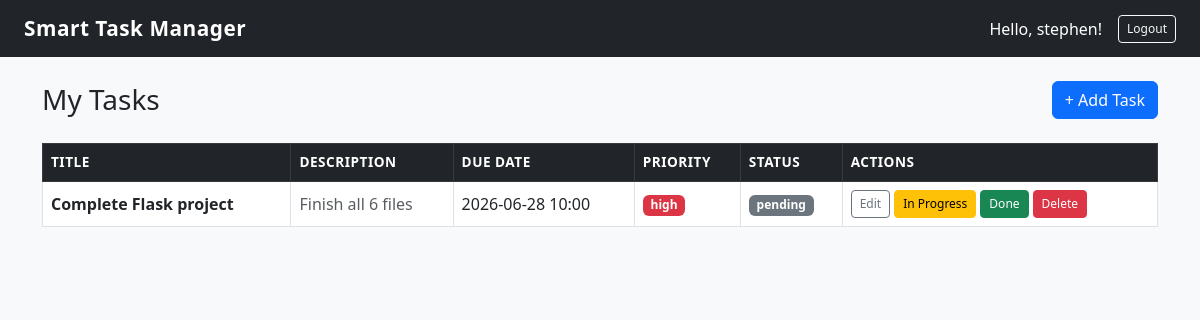
The page / (signed in) on the database its author committed.
### tables this page shows
CREATE TABLE tasks (
            id INTEGER PRIMARY KEY AUTOINCREMENT,
            user_id INTEGER NOT NULL,
            title TEXT NOT NULL,
            description TEXT,
            due_date DATETIME,
            priority TEXT DEFAULT 'medium',
            status TEXT DEFAULT 'pending',
            remind_email INTEGER DEFAULT 1,
            remind_sms INTEGER DEFAULT 0,
            created_at DATETIME DEFAULT CURRENT_TIMESTAMP,
            FOREIGN KEY (user_id) REFERENCES users(id)
        );

### app.py (the view)
@app.route("/")
@login_required
def dashboard():
    user_id = session["user_id"]
    username = session["username"]
    tasks = get_tasks_by_user(user_id)
    return render_template("dashboard.html", tasks=tasks, username=username)

### auth.py (called while the page is built)
def login_required(f):
    @wraps(f)
    def decorated_function(*args, **kwargs):
        if "user_id" not in session:
            flash("Please login to access this page.", "error")
            return redirect(url_for("auth.login"))
        return f(*args, **kwargs)
    return decorated_function

### models.py (called while the page is built)
def get_connection():
    conn = sqlite3.connect(DB_PATH)
    conn.row_factory = sqlite3.Row
    return conn

def get_tasks_by_user(user_id):
    conn = get_connection()
    cursor = conn.cursor()
    cursor.execute("""
        SELECT * FROM tasks WHERE user_id = ? ORDER BY due_date ASC
    """, (user_id,))
    tasks = cursor.fetchall()
    conn.close()
    return tasks

### templates/dashboard.html
{% extends "base.html" %}
{% block content %}
<div class="d-flex justify-content-between align-items-center mb-4">
    <h3 class="mb-0">My Tasks</h3>
    <a href="/add_task" class="btn btn-primary">+ Add Task</a>
</div>
{% if tasks %}
<div class="table-responsive">
    <table class="table table-bordered table-hover align-middle">
        <thead class="table-dark">
            <tr>
                <th>Title</th>
                <th>Description</th>
                <th>Due Date</th>
                <th>Priority</th>
                <th>Status</th>
                <th>Actions</th>
            </tr>
        </thead>
        <tbody>
            {% for task in tasks %}
            <tr>
                <td class="fw-semibold">{{ task["title"] }}</td>
                <td class="text-muted">{{ task["description"] or "—" }}</td>
                <td>{{ task["due_date"] }}</td>
                <td>
                    <span class="badge {% if task['priority'] == 'high' %}bg-danger{% elif task['priority'] == 'medium' %}bg-warning text-dark{% else %}bg-success{% endif %}">
                        {{ task["priority"] }}
                    </span>
                </td>
                <td>
                    <span class="badge {% if task['status'] == 'done' %}bg-success{% elif task['status'] == 'in_progress' %}bg-primary{% else %}bg-secondary{% endif %}">
                        {{ task["status"] }}
                    </span>
                </td>
                <td>
                    <div class="d-flex gap-1 flex-wrap">
                        <a href="/edit_task/{{ task['id'] }}" class="btn btn-outline-secondary btn-sm">Edit</a>
                        <a href="/update_task/{{ task['id'] }}/in_progress" class="btn btn-warning btn-sm">In Progress</a>
                        <a href="/update_task/{{ task['id'] }}/done" class="btn btn-success btn-sm">Done</a>
                        <a href="/delete_task/{{ task['id'] }}" class="btn btn-danger btn-sm" onclick="return confirm('Delete this task?')">Delete</a>
                    </div>
                </td>
            </tr>
            {% endfor %}
        </tbody>
    </table>
</div>
{% else %}
<div class="alert alert-info text-center py-4">
    <h5>No tasks yet!</h5>
    <p class="mb-0">Click <strong>+ Add Task</strong> to get started.</p>
</div>
{% endif %}
{% endblock %}

### templates/base.html (shortened to what this page needs)
<!DOCTYPE html>
<html lang="en">
<head>
    <link href="https://cdn.jsdelivr.net/npm/bootstrap@5.3.0/dist/css/bootstrap.min.css" rel="stylesheet">
    <link rel="stylesheet" href="{{ url_for('static', filename='style.css') }}">
</head>
<body>
<nav class="navbar navbar-dark bg-dark px-4">
    <a class="navbar-brand fw-bold" href="/">Smart Task Manager</a>
    {% if session.get("username") %}
        <div class="d-flex align-items-center gap-3">
            <span class="text-white">Hello, {{ session["username"] }}!</span>
            <a href="/logout" class="btn btn-outline-light btn-sm">Logout</a>
        </div>
    {% endif %}
</nav>
<div class="container mt-4">
    {% block content %}{% endblock %}
</div>
</body>
</html>

### static/style.css (style rules this page uses)
body { background-color: #f8f9fa; font-family: 'Segoe UI', sans-serif; }
.navbar-brand { font-size: 1.3rem; letter-spacing: 0.5px; }
.table th { font-size: 0.85rem; text-transform: uppercase; letter-spacing: 0.5px; }
.btn-sm { font-size: 0.75rem; }

### rows shown on the page
tasks: title "Complete Flask project", description "Finish all 6 files", due_date "2026-06-28 10:00", priority "high", status "pending"

### other values the page prints
{{ session["username"] }} "stephen"
